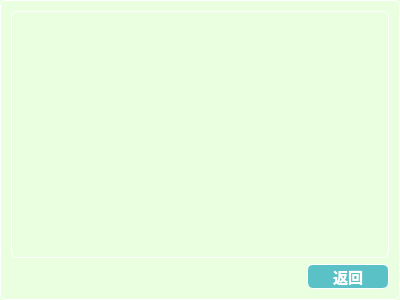
<?xml version="1.0" encoding="UTF-8"?>
<ui version="4.0">
 <class>BoughtDialog</class>
 <widget class="QDialog" name="BoughtDialog">
  <property name="geometry">
   <rect>
    <x>0</x>
    <y>0</y>
    <width>400</width>
    <height>300</height>
   </rect>
  </property>
  <property name="windowTitle">
   <string>已买到的宝贝</string>
  </property>
  <property name="windowIcon">
   <iconset resource="resource.qrc">
    <normaloff>:/new/icons/box.png</normaloff>:/new/icons/box.png</iconset>
  </property>
  <property name="styleSheet">
   <string notr="true">QDialog{
	border:0.5px solid white;
	border-radius:6px;
	
	background-color: rgb(233, 255, 224);
	min-width:80px;
	font-family:&quot;Microsoft YaHei&quot;;
	font-size:11pt;
	font-weight:bold;
	color:white;
}

</string>
  </property>
  <layout class="QVBoxLayout" name="verticalLayout">
   <item>
    <widget class="QTableWidget" name="tableWidget">
     <property name="styleSheet">
      <string notr="true">QTableWidget{
	border:0.5px solid white;
	border-radius:6px;
	
	background-color: rgb(233, 255, 224);
	min-width:80px;
	font-family:&quot;Microsoft YaHei&quot;;
	font-size:11pt;
	font-weight:bold;
	color:white;
}

</string>
     </property>
     <property name="editTriggers">
      <set>QAbstractItemView::NoEditTriggers</set>
     </property>
     <property name="tabKeyNavigation">
      <bool>false</bool>
     </property>
     <property name="selectionMode">
      <enum>QAbstractItemView::NoSelection</enum>
     </property>
     <property name="gridStyle">
      <enum>Qt::SolidLine</enum>
     </property>
    </widget>
   </item>
   <item>
    <layout class="QHBoxLayout" name="horizontalLayout">
     <item>
      <spacer name="horizontalSpacer">
       <property name="orientation">
        <enum>Qt::Horizontal</enum>
       </property>
       <property name="sizeHint" stdset="0">
        <size>
         <width>40</width>
         <height>20</height>
        </size>
       </property>
      </spacer>
     </item>
     <item>
      <widget class="QPushButton" name="pushButton">
       <property name="styleSheet">
        <string notr="true">QPushButton {
	border: 0.5px solid white;
	border-radius: 6px;
	background-color: rgb(90, 194, 198);
	min-width: 80px;
	font-family: &quot;Microsoft YaHei&quot;;
	font-size: 11pt;
	font-weight: bold;
	color: white;
}

QPushButton:hover {
	background-color: #1fab89;
}

QPushButton:pressed {
	background-color: #178f75;
}

QPushButton:disabled {
	background-color: gray;
	color: lightgray;
}
</string>
       </property>
       <property name="text">
        <string>返回</string>
       </property>
      </widget>
     </item>
    </layout>
   </item>
  </layout>
 </widget>
 <resources>
  <include location="resource.qrc"/>
 </resources>
 <connections>
  <connection>
   <sender>pushButton</sender>
   <signal>clicked()</signal>
   <receiver>BoughtDialog</receiver>
   <slot>accept()</slot>
   <hints>
    <hint type="sourcelabel">
     <x>352</x>
     <y>278</y>
    </hint>
    <hint type="destinationlabel">
     <x>199</x>
     <y>149</y>
    </hint>
   </hints>
  </connection>
 </connections>
</ui>
